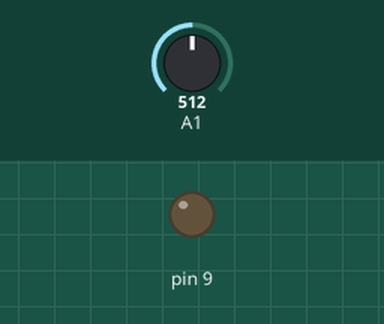
Simulated run of this sketch. Board: Arduino Uno, built with avr-gcc and run on an emulated ATmega328P. On the bench: output pins drawn as LEDs (lit = HIGH). Inputs (shaded band) come from the test bench; at power-on: A1 = 512.

Above: at 1.2 s.
1.3 s: A1 set to 688
2.8 s: A1 set to 716
At 3.3 s:
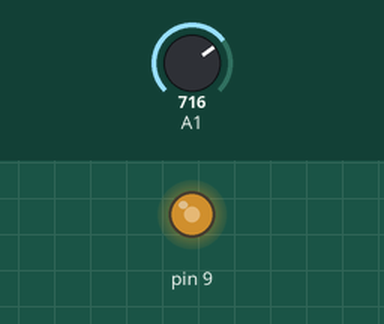
Timing chart, 0 to 5.8 s (numbered marks = the images above; inputs shaded):
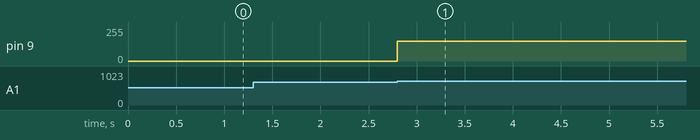

Measured:
- the behaviour switches between 700 and 701 on A1 (found by bisection; images 0 and 1)
- after the input at 1.3 s, every drawn part: stays the same
- after the input at 2.8 s, pin 9: 0/255 → 150/255 at once

The sketch:

lightSensor2.ino
```cpp
//빛센서 값이 커지면 소리 재생
void setup() {
  pinMode(A1, INPUT);
  Serial.begin(9600);
}

void loop() {
  int value = analogRead(A1);
  //Serial.println(value);
  //delay(500);
  if(value > 700){
     analogWrite(9, 150);
  }
  else{
    analogWrite(9, 0);
  }

}
```
